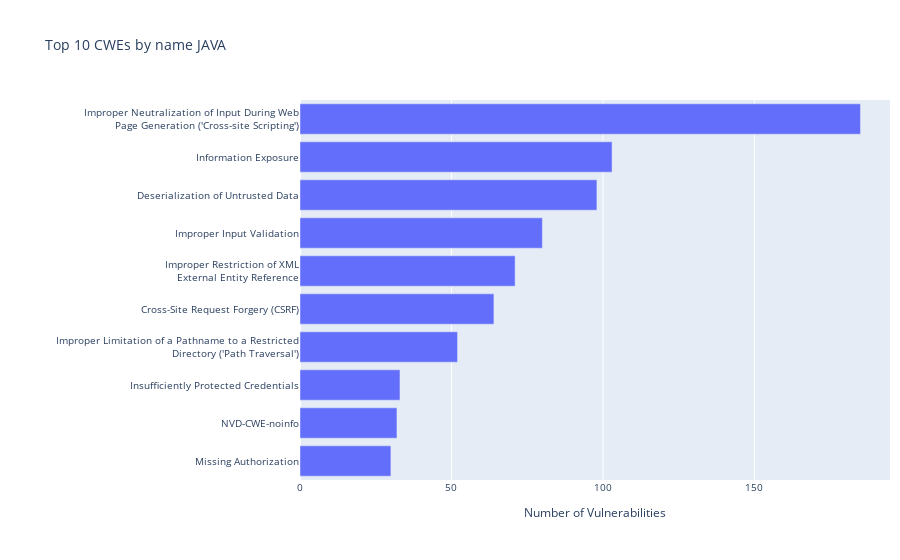

The notebook cell this image was saved under:
### Markdown cell above
## 3.2.Top 10 CWEs by name JAVA

### Code cell
top10_cwe['Name']=top10_cwe['cwe'].map(util.get_name_by_cwe).map(util.wrap)

x = top10_cwe.groupby('Name')['c'].mean().sort_values().head(10)

fig = go.Figure()
fig.add_bar(x=x.values, y=x.index.values, orientation='h')

fig.update_layout(title='Top 10 CWEs by name JAVA',
                  xaxis = dict(title='Number of Vulnerabilities'),
                  margin = dict(l = 300, r=10),
                  font=dict(size=10))

### Figure 1 — Plotly figure (JSON) as saved in the notebook; plotly's stock layout.template omitted (floating-point values rounded to 4 significant figures)
{"data": [{"orientation": "h", "type": "bar", "x": [30, 32, 33, 52, 64, 71, 80, 98, 103, 185], "y": ["Missing Authorization", "NVD-CWE-noinfo", "Insufficiently Protected Credentials", "Improper Limitation of a Pathname to a Restricted<br>Directory ('Path Traversal')", "Cross-Site Request Forgery (CSRF)", "Improper Restriction of XML<br>External Entity Reference", "Improper Input Validation", "Deserialization of Untrusted Data", "Information Exposure", "Improper Neutralization of Input During Web<br>Page Generation ('Cross-site Scripting')"]}], "layout": {"autosize": true, "font": {"size": 10}, "margin": {"l": 300, "r": 10}, "title": {"text": "Top 10 CWEs by name JAVA"}, "xaxis": {"autorange": true, "range": [0, 194.7], "title": {"text": "Number of Vulnerabilities"}, "type": "linear"}, "yaxis": {"autorange": true, "range": [-0.5, 9.5], "type": "category"}}}
